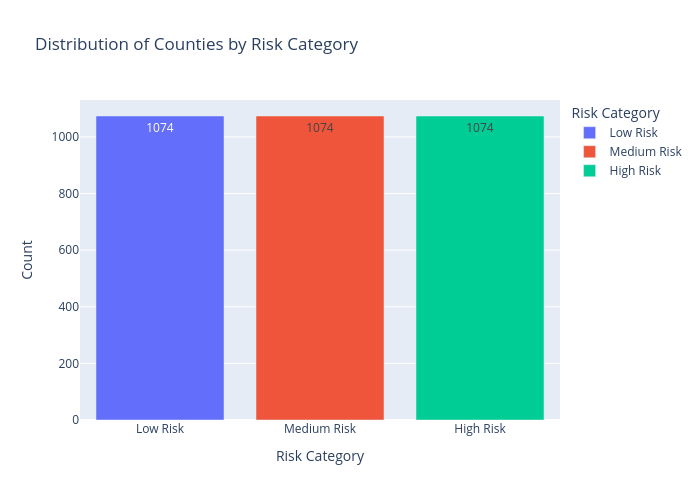

Notebook code cell kept with this figure:
### Markdown cell above
## Risk Category Distribution

This section examines how counties are distributed across the three economic risk categories.

Visualizing this distribution helps confirm whether the classification is balanced and suitable for comparison.

### Code cell
# -------------------------------------------------------
# Risk Category Distribution
# -------------------------------------------------------

import plotly.express as px

risk_counts = df["risk_category"].value_counts().reset_index()
risk_counts.columns = ["Risk Category", "Count"]

fig = px.bar(
    risk_counts,
    x="Risk Category",
    y="Count",
    color="Risk Category",
    text="Count",
    title="Distribution of Counties by Risk Category"
)

fig.update_layout(width=700, height=500)

fig.show()

### Figure 1 — Plotly figure (JSON) as saved in the notebook; plotly's stock layout.template omitted (floating-point values rounded to 4 significant figures)
{"data": [{"hovertemplate": "Risk Category=%{x}<br>Count=%{text}<extra></extra>", "legendgroup": "Low Risk", "marker": {"color": "#636efa", "pattern": {"shape": ""}}, "name": "Low Risk", "orientation": "v", "showlegend": true, "text": [1074.0], "textposition": "auto", "type": "bar", "x": ["Low Risk"], "xaxis": "x", "y": [1074], "yaxis": "y"}, {"hovertemplate": "Risk Category=%{x}<br>Count=%{text}<extra></extra>", "legendgroup": "Medium Risk", "marker": {"color": "#EF553B", "pattern": {"shape": ""}}, "name": "Medium Risk", "orientation": "v", "showlegend": true, "text": [1074.0], "textposition": "auto", "type": "bar", "x": ["Medium Risk"], "xaxis": "x", "y": [1074], "yaxis": "y"}, {"hovertemplate": "Risk Category=%{x}<br>Count=%{text}<extra></extra>", "legendgroup": "High Risk", "marker": {"color": "#00cc96", "pattern": {"shape": ""}}, "name": "High Risk", "orientation": "v", "showlegend": true, "text": [1074.0], "textposition": "auto", "type": "bar", "x": ["High Risk"], "xaxis": "x", "y": [1074], "yaxis": "y"}], "layout": {"barmode": "relative", "height": 500, "legend": {"title": {"text": "Risk Category"}, "tracegroupgap": 0}, "title": {"text": "Distribution of Counties by Risk Category"}, "width": 700, "xaxis": {"anchor": "y", "autorange": true, "categoryarray": ["Low Risk", "Medium Risk", "High Risk"], "categoryorder": "array", "domain": [0, 1], "range": [-0.5, 2.5], "title": {"text": "Risk Category"}, "type": "category"}, "yaxis": {"anchor": "x", "autorange": true, "domain": [0, 1], "range": [0, 1131.0], "title": {"text": "Count"}, "type": "linear"}}}
